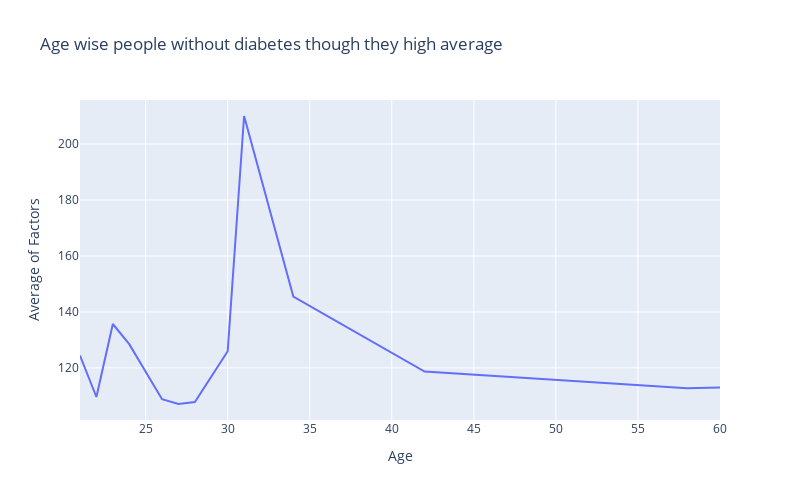

Notebook source saved alongside this figure:
### Code cell
init_notebook_mode(connected=True)
fig = px.line(df_low, x='Age', y='all_avg', title='Age wise people without diabetes though they high average',
              labels={'Age': 'Age', 'all_avg': 'Average of Factors'})

fig.update_layout(
    xaxis_title='Age',
    yaxis_title='Average of Factors',
    showlegend=False,
    width = 800,
    height = 500
)

### Figure 1 — Plotly figure (JSON) as saved in the notebook; plotly's stock layout.template omitted (floating-point values rounded to 4 significant figures)
{"data": [{"hovertemplate": "Age=%{x}<br>Average of Factors=%{y}<extra></extra>", "legendgroup": "", "line": {"color": "#636efa", "dash": "solid"}, "marker": {"symbol": "circle"}, "mode": "lines", "name": "", "orientation": "v", "showlegend": false, "type": "scatter", "x": [21, 22, 23, 24, 26, 27, 28, 30, 31, 34, 42, 58, 60], "xaxis": "x", "y": [124.4, 109.6, 135.7, 128.5, 108.8, 107.1, 107.8, 126.0, 210.0, 145.5, 118.7, 112.7, 113.0], "yaxis": "y"}], "layout": {"height": 500, "legend": {"tracegroupgap": 0}, "showlegend": false, "title": {"text": "Age wise people without diabetes though they high average"}, "width": 800, "xaxis": {"anchor": "y", "domain": [0, 1], "title": {"text": "Age"}}, "yaxis": {"anchor": "x", "domain": [0, 1], "title": {"text": "Average of Factors"}}}}
